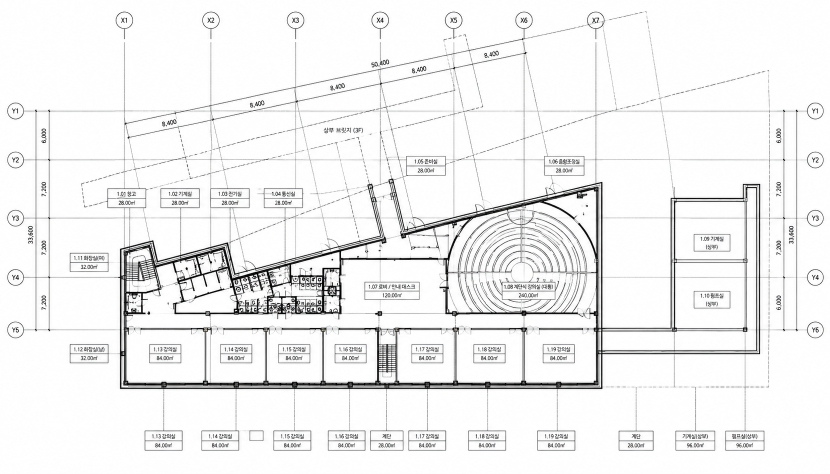
#> input picture backend/data/annotated/ai-1f-src.png, 1660 x 947 px, found by its file name (shown at 1/2 size)
$ python make-floor-image.py
#> lines starting #> are read from the running program, lines starting #| are printed output that depends on the picture
"""
층별 도면을 관제 배경으로 만든다.

## 왜 필요한가

6층이 화면에서 좋아 보이는 이유는 벽을 잘 세워서가 아니라 **도면이 배경으로
깔려 있어서**다. 책상·문·방 이름이 도면에 다 있으니, 우리가 그린 것은 그
위에 얹는 주석이면 충분하다. 배경이 없으면 벽을 150장 세워도 «회색 칸이
늘어선 판» 이 된다.

## 층마다 도면이 다르다

    1층        50,400 × 33,600mm  — 로비·원형 계단식강의실(240㎡)·기계실
    2·3·4·7층  75,600 × 33,600mm  — 기준층. 가운데가 하부 오픈
    5층        75,600 × 33,600mm  — 기준층 + 스터디 아룸파(120㎡)와 중앙 다리
    6층        COCONE 실측 도면 — 손대지 않는다
    옥탑       도면 없음

**1층은 폭이 다르다.** 50,400mm 라 기준층의 2/3 이고, 서쪽이 지반에 묻혀
있어 동쪽 절반만 쓴다. 같은 배경을 쓰면 방 위치가 통째로 어긋난다.

## 자르는 기준

치수선·통심선·아래쪽 이름표 띠는 도면이 아니라 **주석**이다. 관제 배경에
들어가면 건물 밖에 글씨가 떠다닌다. 굵은 선(외벽)의 범위를 재서 본체만
남긴다.
"""

import cv2
import numpy as np

PPM = 20  # 1m 를 몇 px 로 그릴 것인가

# (원본, 자를 범위 x0,y0,x1,y1, 실측 폭 m, 실측 깊이 m, 대상 층들)
SHEETS = [
    # 자를 범위는 «굵은 선(외벽)» 이 있는 곳에서 조금 넉넉히 잡는다.
    # 치수선·통심선·아래쪽 이름표 띠는 도면이 아니라 주석이라 뺀다.
    ('backend/data/annotated/ai-1f-src.png', (236, 352, 1500, 782), 50.4, 33.6, ['1f']),
    ('backend/data/annotated/ai-typical-src.png', (280, 180, 1560, 790), 75.6, 33.6,
     ['2f', '3f', '4f', '7f']),
    ('backend/data/annotated/ai-5f-src.png', (285, 189, 1465, 763), 75.6, 33.6, ['5f']),
]


def build(src, box, mw, mh, floors):
#> called with src = 'backend/data/annotated/ai-1f-src.png', box = (236, 352, 1500, 782), mw = 50.4, mh = 33.6
    im = cv2.imread(src)
#> im is the input picture: shape (947, 1660, 3); mean B, G, R 240.5, 240.4, 240.4
    if im is None:
        raise SystemExit(f'못 읽음: {src}')
    x0, y0, x1, y1 = box
    crop = im[y0:y1, x0:x1]
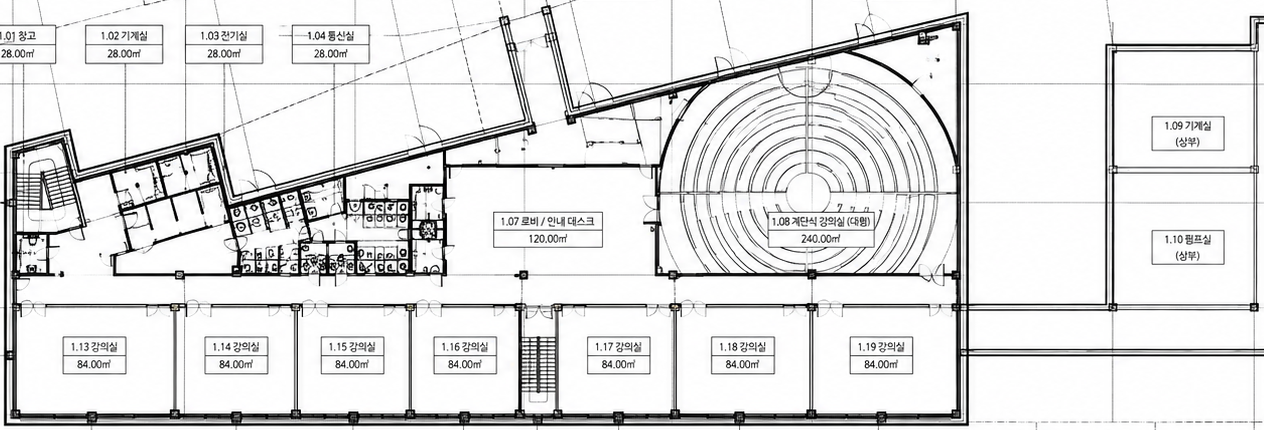
#> crop: shape (430, 1264, 3); mean B, G, R 225.4, 225.3, 225.3

    w, h = round(mw * PPM), round(mh * PPM)
    resized = cv2.resize(crop, (w, h), interpolation=cv2.INTER_AREA)
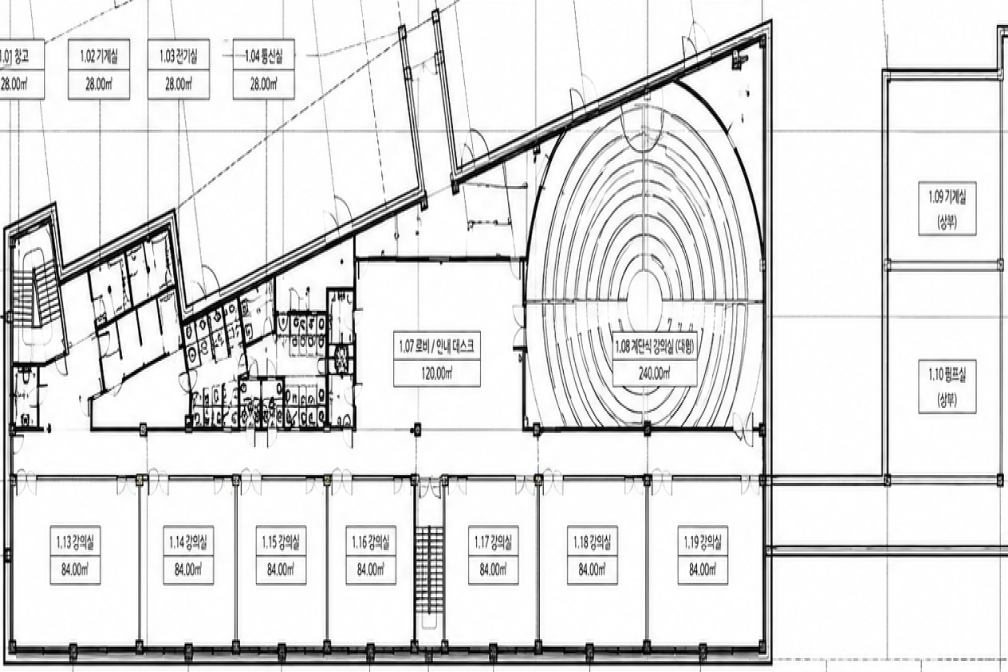
#> resized: shape (672, 1008, 3); mean B, G, R 225.4, 225.3, 225.2

    # 흰 종이에 검은 선으로 둔다 — 화면 CSS 가 명도를 뒤집어 어두운 판에 얹는다.
    # 옅은 회색 잡티는 걷어낸다. 남겨 두면 뒤집었을 때 흐린 얼룩이 된다.
    g = cv2.cvtColor(resized, cv2.COLOR_BGR2GRAY)
    g = np.where(g > 205, 255, g).astype(np.uint8)
    out = cv2.cvtColor(g, cv2.COLOR_GRAY2BGR)

    for f in floors:
        cv2.imwrite(f'backend/data/floor-ai-{f}.png', out,
                    [cv2.IMWRITE_PNG_COMPRESSION, 6])
    print(f'  {",".join(floors):18s} {w}x{h}  ({mw}m × {mh}m)')


def main():
    for src, box, mw, mh, floors in SHEETS:
        build(src, box, mw, mh, floors)
#> pass 2 of the loop in main, `for src, box, mw, mh, floors in SHEETS:`:
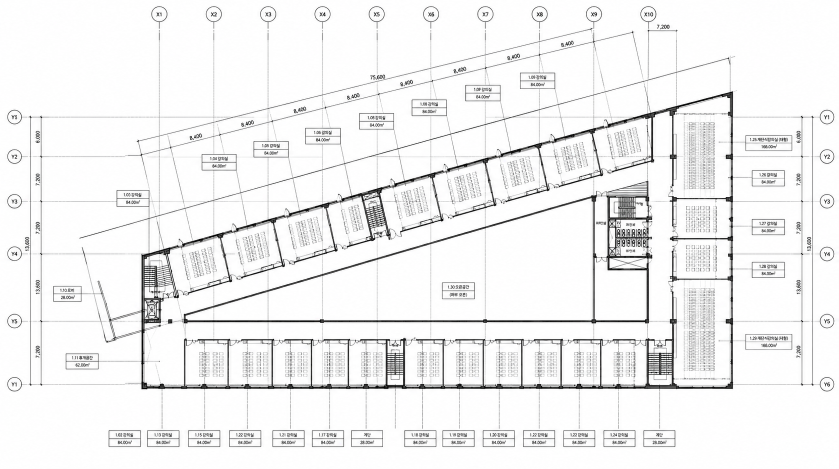
#> input picture backend/data/annotated/ai-typical-src.png, 1677 x 938 px, found by its file name (shown at 1/2 size)
#> in build, im is the input picture: shape (938, 1677, 3); mean B, G, R 240.7, 240.6, 240.6
#> in build (call 2), `crop = im[y0:y1, x0:x1]`:
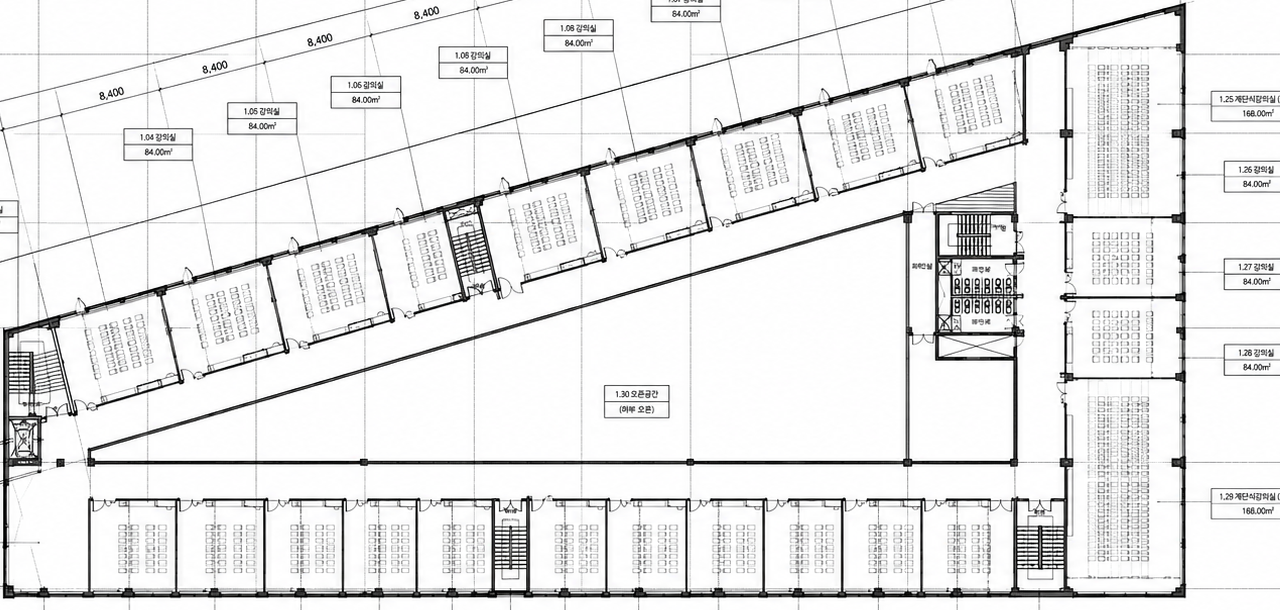
#> crop: shape (610, 1280, 3); mean B, G, R 232.5, 232.4, 232.4
#> resized: shape (672, 1512, 3)
#> in build (call 2), `g = np.where(g > 205, 255, g).astype(np.uint8)`:
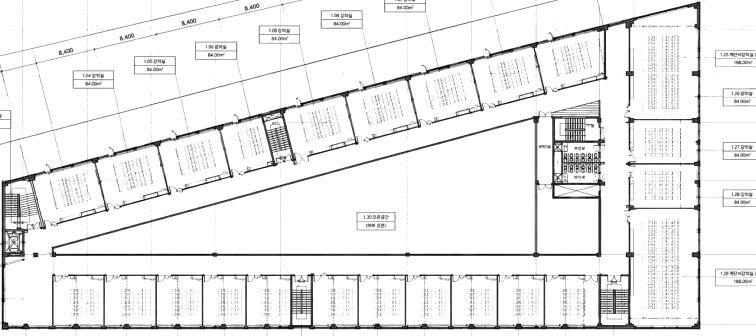
#> g: shape (672, 1512) (shown at 1/2 size); min 0, max 255, mean 236.8
#> out: shape (672, 1512, 3)
#> pass 3 of the loop in main, `for src, box, mw, mh, floors in SHEETS:`:
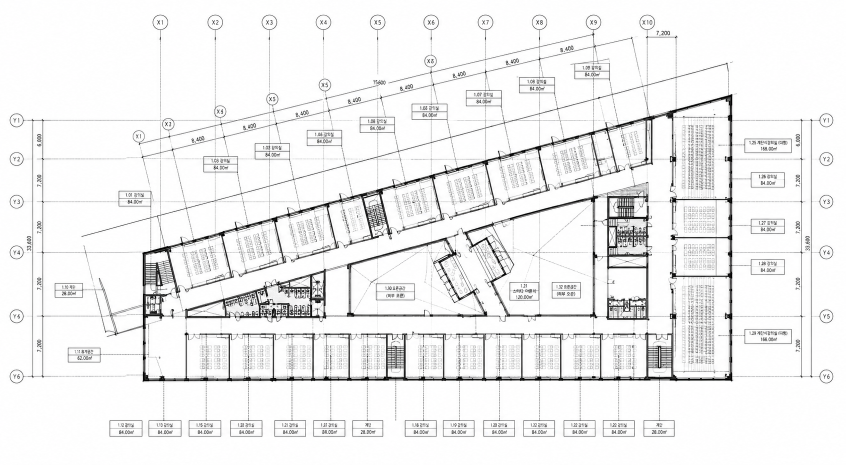
#> input picture backend/data/annotated/ai-5f-src.png, 1691 x 930 px, found by its file name (shown at 1/2 size)
#> in build, im is the input picture: shape (930, 1691, 3); mean B, G, R 239.3, 239.2, 239.2
#> in build (call 3), `crop = im[y0:y1, x0:x1]`:
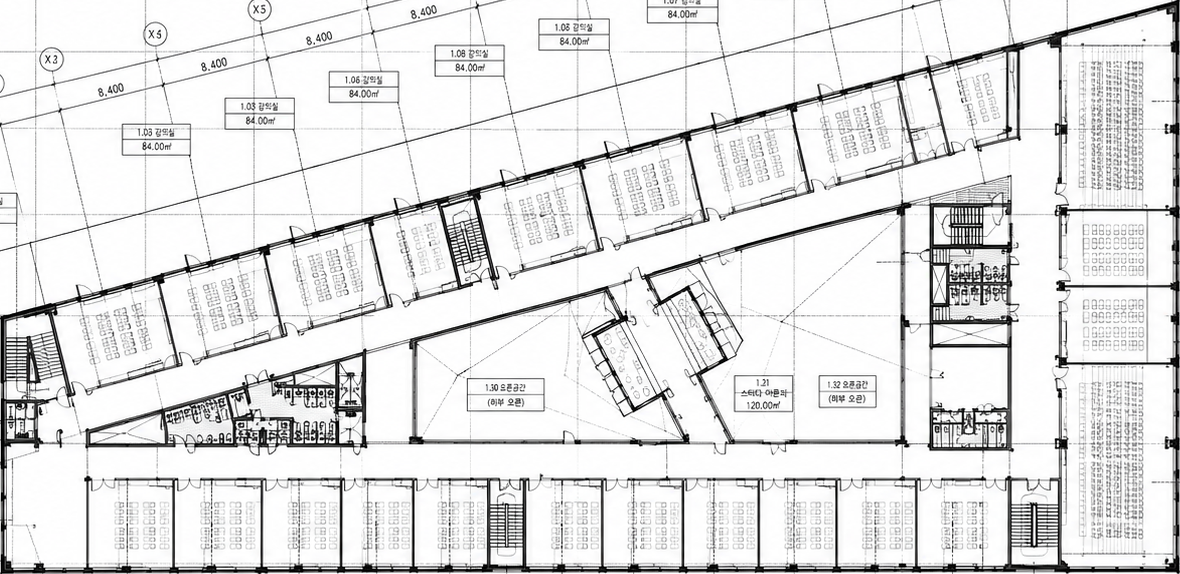
#> crop: shape (574, 1180, 3); mean B, G, R 226.5, 226.4, 226.4
#> in build (call 3), `g = np.where(g > 205, 255, g).astype(np.uint8)`:
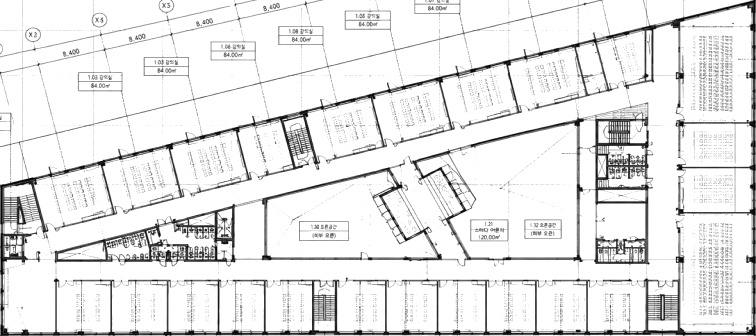
#> g: shape (672, 1512) (shown at 1/2 size); min 0, max 255, mean 231.6
    # 옥탑은 도면이 없다. 기준층 배경을 쓰면 «없는 방이 있다» 고 말하게 되므로
    # 빈 판으로 둔다 — 계단과 기계실만 지점으로 찍혀 있다.
    blank = np.full((round(33.6 * PPM), round(75.6 * PPM), 3), 255, np.uint8)
    cv2.imwrite('backend/data/floor-ai-ph.png', blank)
    print('  ph                 도면 없음 — 빈 판')


if __name__ == '__main__':
    main()
